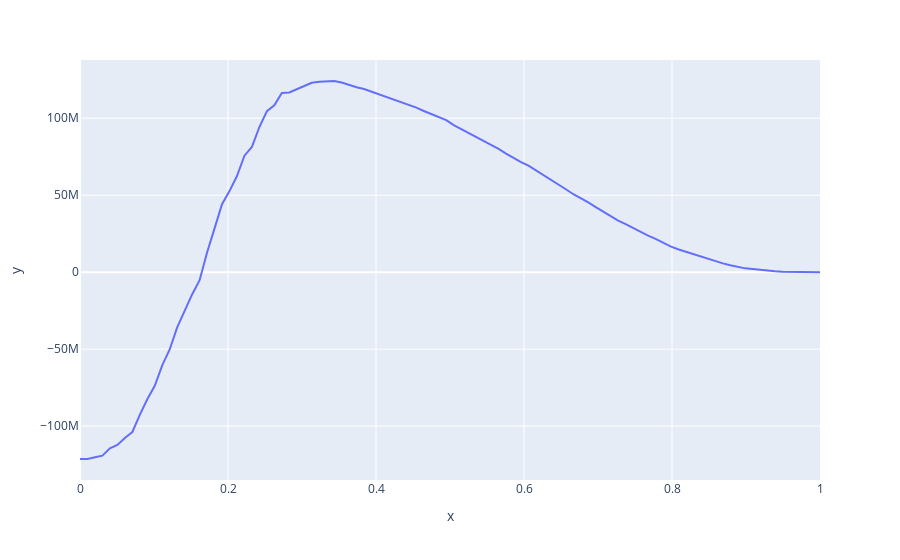

The notebook cell this image was saved under:
### Code cell
px.line(x=threshold_list, y=pnl_list)
